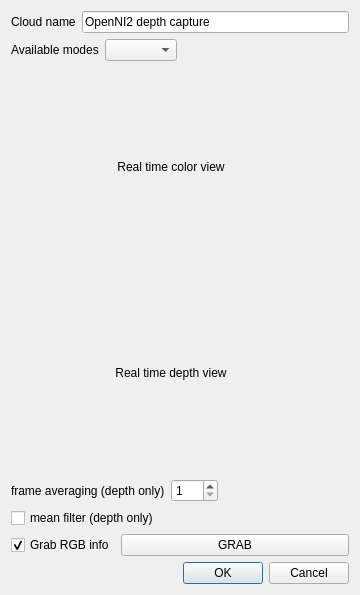
<?xml version="1.0" encoding="UTF-8"?>
<ui version="4.0">
 <class>OpenNI2SimpleViewDialog</class>
 <widget class="QDialog" name="OpenNI2SimpleViewDialog">
  <property name="geometry">
   <rect>
    <x>0</x>
    <y>0</y>
    <width>360</width>
    <height>591</height>
   </rect>
  </property>
  <property name="windowTitle">
   <string>OpenNI2 capture</string>
  </property>
  <layout class="QVBoxLayout" name="verticalLayout">
   <item>
    <layout class="QHBoxLayout" name="horizontalLayout_2">
     <item>
      <widget class="QLabel" name="label">
       <property name="text">
        <string>Cloud name</string>
       </property>
      </widget>
     </item>
     <item>
      <widget class="QLineEdit" name="cloudNameLineEdit">
       <property name="text">
        <string>OpenNI2 depth capture</string>
       </property>
      </widget>
     </item>
    </layout>
   </item>
   <item>
    <layout class="QHBoxLayout" name="horizontalLayout">
     <item>
      <widget class="QLabel" name="label_2">
       <property name="text">
        <string>Available modes</string>
       </property>
      </widget>
     </item>
     <item>
      <widget class="QComboBox" name="resolutionComboBox"/>
     </item>
     <item>
      <spacer name="horizontalSpacer">
       <property name="orientation">
        <enum>Qt::Horizontal</enum>
       </property>
       <property name="sizeHint" stdset="0">
        <size>
         <width>40</width>
         <height>20</height>
        </size>
       </property>
      </spacer>
     </item>
    </layout>
   </item>
   <item>
    <widget class="QLabel" name="view2D">
     <property name="minimumSize">
      <size>
       <width>320</width>
       <height>200</height>
      </size>
     </property>
     <property name="maximumSize">
      <size>
       <width>320</width>
       <height>200</height>
      </size>
     </property>
     <property name="text">
      <string>Real time color view</string>
     </property>
     <property name="scaledContents">
      <bool>true</bool>
     </property>
     <property name="alignment">
      <set>Qt::AlignCenter</set>
     </property>
    </widget>
   </item>
   <item>
    <widget class="QLabel" name="viewDepth">
     <property name="minimumSize">
      <size>
       <width>320</width>
       <height>200</height>
      </size>
     </property>
     <property name="maximumSize">
      <size>
       <width>320</width>
       <height>200</height>
      </size>
     </property>
     <property name="text">
      <string>Real time depth view</string>
     </property>
     <property name="alignment">
      <set>Qt::AlignCenter</set>
     </property>
    </widget>
   </item>
   <item>
    <layout class="QHBoxLayout" name="horizontalLayout_3">
     <item>
      <widget class="QLabel" name="label_3">
       <property name="text">
        <string>frame averaging (depth only)</string>
       </property>
      </widget>
     </item>
     <item>
      <widget class="QSpinBox" name="frameAvgSpinBox">
       <property name="minimum">
        <number>1</number>
       </property>
       <property name="maximum">
        <number>255</number>
       </property>
      </widget>
     </item>
     <item>
      <spacer name="horizontalSpacer_2">
       <property name="orientation">
        <enum>Qt::Horizontal</enum>
       </property>
       <property name="sizeHint" stdset="0">
        <size>
         <width>40</width>
         <height>20</height>
        </size>
       </property>
      </spacer>
     </item>
    </layout>
   </item>
   <item>
    <widget class="QCheckBox" name="meanFilterCheckBox">
     <property name="text">
      <string>mean filter (depth only)</string>
     </property>
    </widget>
   </item>
   <item>
    <layout class="QHBoxLayout" name="horizontalLayout_4">
     <item>
      <widget class="QCheckBox" name="grabRGBCheckBox">
       <property name="sizePolicy">
        <sizepolicy hsizetype="Maximum" vsizetype="Fixed">
         <horstretch>0</horstretch>
         <verstretch>0</verstretch>
        </sizepolicy>
       </property>
       <property name="text">
        <string>Grab RGB info</string>
       </property>
       <property name="checked">
        <bool>true</bool>
       </property>
      </widget>
     </item>
     <item>
      <widget class="QPushButton" name="grabPushButton">
       <property name="text">
        <string>GRAB</string>
       </property>
      </widget>
     </item>
    </layout>
   </item>
   <item>
    <widget class="QDialogButtonBox" name="buttonBox">
     <property name="orientation">
      <enum>Qt::Horizontal</enum>
     </property>
     <property name="standardButtons">
      <set>QDialogButtonBox::Cancel|QDialogButtonBox::Ok</set>
     </property>
    </widget>
   </item>
  </layout>
 </widget>
 <resources>
  <include location="qOpenNI2SimpleViewPlugin.qrc"/>
 </resources>
 <connections>
  <connection>
   <sender>buttonBox</sender>
   <signal>accepted()</signal>
   <receiver>OpenNI2SimpleViewDialog</receiver>
   <slot>accept()</slot>
   <hints>
    <hint type="sourcelabel">
     <x>248</x>
     <y>254</y>
    </hint>
    <hint type="destinationlabel">
     <x>157</x>
     <y>274</y>
    </hint>
   </hints>
  </connection>
  <connection>
   <sender>buttonBox</sender>
   <signal>rejected()</signal>
   <receiver>OpenNI2SimpleViewDialog</receiver>
   <slot>reject()</slot>
   <hints>
    <hint type="sourcelabel">
     <x>316</x>
     <y>260</y>
    </hint>
    <hint type="destinationlabel">
     <x>286</x>
     <y>274</y>
    </hint>
   </hints>
  </connection>
 </connections>
</ui>
